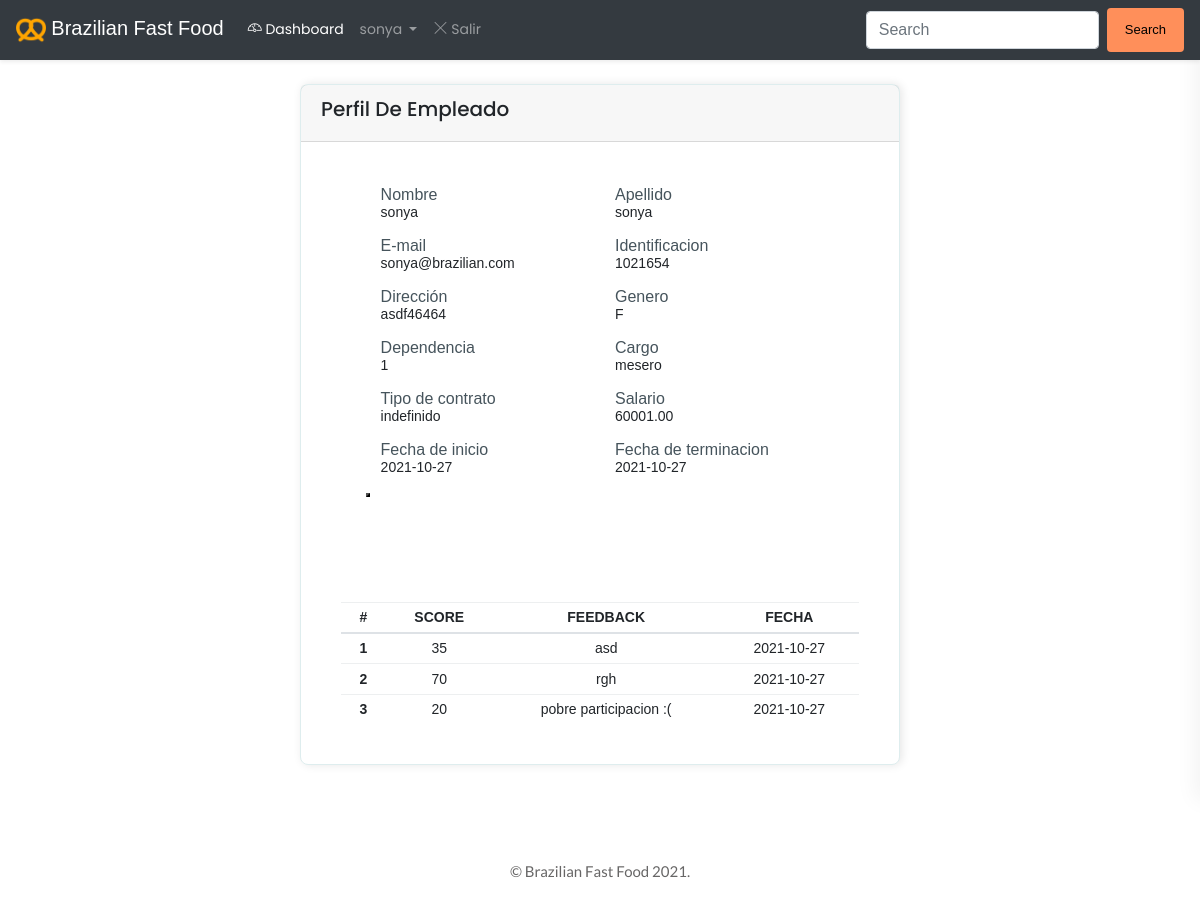
The page /profile (signed in) on the database as committed earlier.
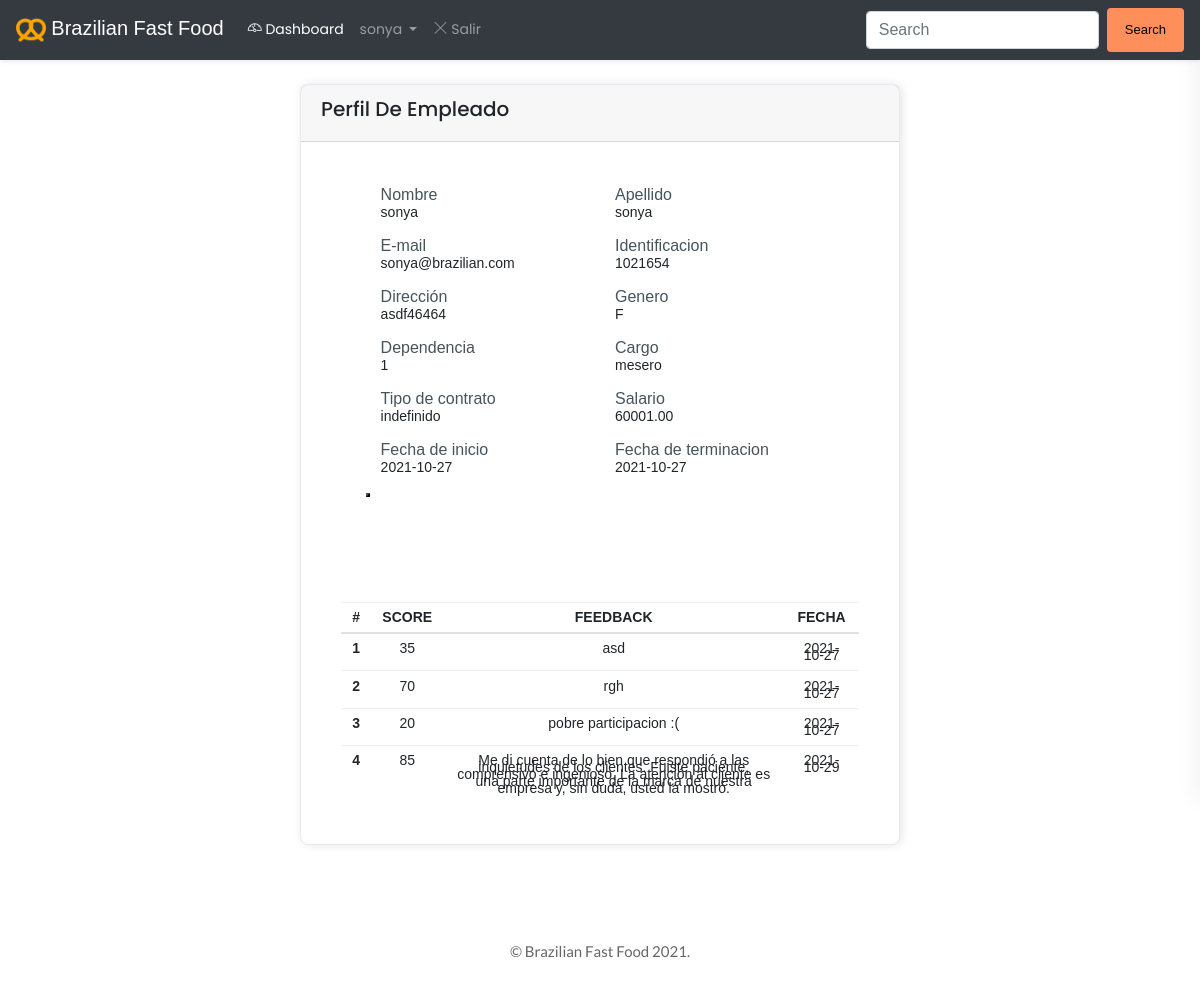
The same page on the database as committed later.
### models.py (models this page shows, shortened)
class Performance(db.Model):
    _tablename_ = 'performance'
    id = db.Column(db.Integer,unique=True ,primary_key=True)
    email = db.Column(db.String(80), nullable=False)
    score = db.Column(db.Integer, nullable=False)
    comment = db.Column(db.String(500), nullable=False)
    date = db.Column(db.Date(), nullable=False)
    @staticmethod
    def get_performance(email):
        return Performance.query.filter_by(email=email)
    @staticmethod
    def getAllp():
        return Performance.query.all()

### app.py (the view)
@app.route('/profile')
@login_required
def profile():
    return render_template('profile.html', employee = Employee.getEmployee(current_user.email), perform = Performance.get_performance(current_user.email), numbers = len(Performance.getAllp()))

### app.py (called while the page is built)
@app.context_processor
def employee_vars():
    global display_employee, display_emp
    try:
        if current_user.is_admin==True:
            display_employee='block'
            display_emp='none'
        else:
            display_employee='none'
            display_emp='block'
    except:
        display_employee='none'
        display_emp='block'
    return dict(em_display=display_employee, emp_display=display_emp)

@login_manager.user_loader
def load_user(user_id):
    return User.get_by_id(int(user_id))

### models.py (called while the page is built)
    @staticmethod
    def get_by_id(id):
        return User.query.get(id)

    @staticmethod
    def getEmployee(email):
        return Employee.query.filter_by(email=email).first()

### templates/profile.html
{% extends "base.html" %}
{% block content %}
  <div class="Brazilian-container">
    <div class="card" id="Brazilian-checkout">
      <div class="card-header">
        <h5>Perfil De Empleado</h5>
      </div>
      <div class="card-body">
        <form class="Brazilian-form" >
          <div class="Brazilian-form-izquierda form-group col-md-6">
            <label class="">Nombre</label>
            {{employee.name}}
          </div>
          <div class="Brazilian-form-derecha form-group col-md-6">
            <label class="">Apellido</label>
            {{employee.lastname}}
          </div>
          <div class="Brazilian-form-izquierda form-group col-md-6">
            <label class="">E-mail</label>
            {{employee.email}}
          </div>
          <div class="Brazilian-form-derecha form-group col-md-6">
            <label class="">Identificacion</label>
            {{employee.employee_id}}
          </div>
          <div class="Brazilian-form-izquierda form-group col-md-6">
            <label class="">Dirección</label>
            {{employee.address}}
          </div>
          <div class="Brazilian-form-derecha form-group col-md-6">
            <label class="">Genero</label>
            {{employee.gender}}
          </div>
          <div class="Brazilian-form-izquierda form-group col-md-6">
            <label class="">Dependencia</label>
            {{employee.branch}}
          </div>
          <div class="Brazilian-form-derecha form-group col-md-6">
            <label class="">Cargo</label>
            {{employee.job}}
          </div>
          <div class="Brazilian-form-izquierda form-group col-md-6">
            <label class="">Tipo de contrato</label>
            {{employee.contract}}
          </div>
          <div class="Brazilian-form-derecha form-group col-md-6">
            <label class="">Salario</label>
            {{employee.salary}}
          </div>
          <div class="Brazilian-form-derecha form-group col-md-6">
            <label class="">Fecha de terminacion</label>
            {{employee.start}}
          </div>
          <div class="Brazilian-form-izquierda form-group col-md-6">
            <label class="">Fecha de inicio</label>
            {{employee.end}}
          </div>
          <br>
          <button type="hidden"></button>
        </form>
      </div>
      <div class="card-body">
        <div class="card-body " id="">
            <div class="single-table">
                <div class="table-responsive">
                    <table class="table table-hover progress-table text-center">
                        <thead class="text-uppercase">
                            <tr>
                                <th scope="col">#</th>
                                <th scope="col">Score</th>
                                <th scope="col">Feedback</th>
                                <th scope="col">Fecha</th>
                            </tr>
                        </thead>
                        <tbody>
                            {% for i in range(numbers)%}
                                <tr>
                                    <th scope="row">{{i+1}}</th>
                                    <td>{{ perform[i].score }}</td>
                                    <td>{{ perform[i].comment}}</td>
                                    <td>{{ perform[i].date}}</td>
                                </tr>
                            {% endfor %}
                        </tbody>
                    </table>
                </div>
            </div>
        </div>
      </div>
    </div>
  </div>
{% endblock %}

Rows that differ between the two databases and show on the page:
added Performance: score "85", comment "Me di cuenta de lo bien que respondió a las inquietudes de los clientes. Fuiste paciente, comprensivo e ingenioso. La atención al cliente es una parte importante de la marca de nuestra empresa y, sin duda, usted la mostró.", date "2021-10-29"
Other text that changed with them:
new list line: "4"
